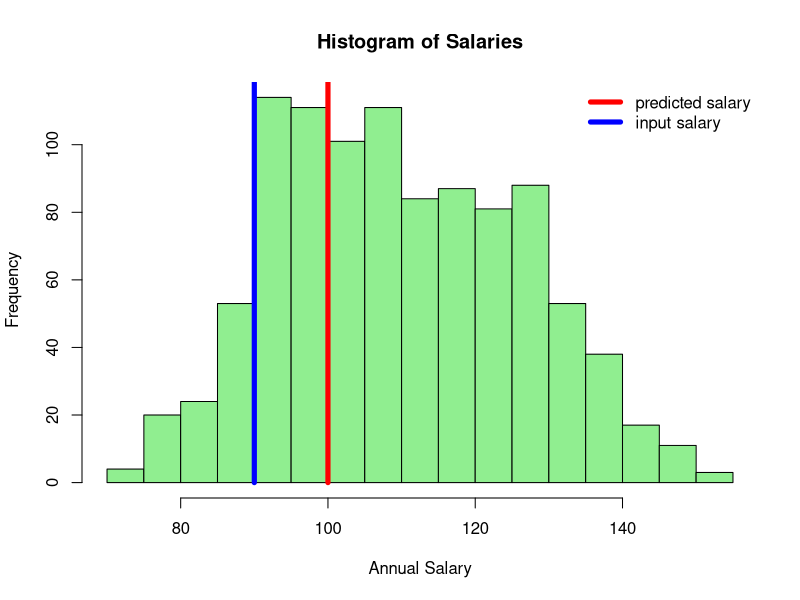

Here is the R script that generated this plot:
## ---- chunk 1
data<-matrix(c(rep(1,1000),rgamma(n = 1000, shape = 13.5, rate = .32),
               sample(c(rep(1,89), rep(2,324), rep(3,217), rep(4,228), rep(5,142))),
               sample(c(rep(1,515), rep(2, 485)))), nrow=1000, ncol=4)
coef<-c(43.08, .5554, 12,4.5)
data<-data%*%coef

c("Predicted salary: 105f thousand USD with percentile 60%")

hist(data, xlab = "Annual Salary", main="Histogram of Salaries", 
     col = "lightgreen", breaks = 20)
lines(x=c(100,100), y=c(0,500), col = "red", lwd=5)
lines(x=c(90,90), y=c(0,500), col = "blue", lwd=5)
legend("topright", legend=c("predicted salary", "input salary"), 
       col = c("red", "blue"), lty = 1, bty="n", lwd = 5)
